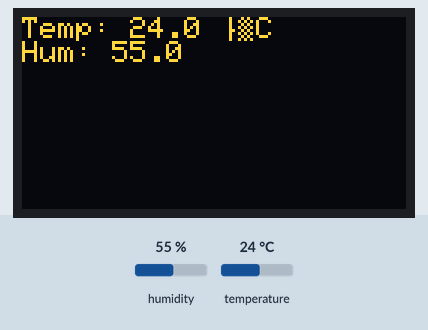
Recording of a sketch running on a simulated ESP32. Parts: 128×64 one-colour display. The test bench sets the inputs (shaded band); at power-on: humidity 55 %, temperature 24 °C. The OLED is the two-colour kind (top 16 rows yellow); what the sketch prints to the serial monitor is not drawn.

Above: at 2.8 s.
2.9 s: humidity set to 22 %
At 5.2 s:
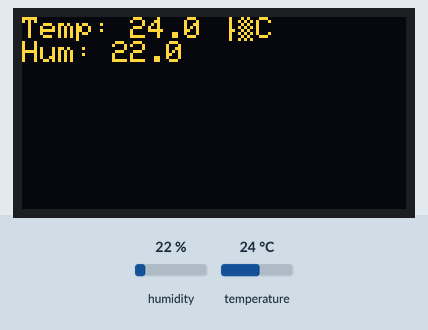
5.6 s: temperature set to 12 °C
At 7.6 s:
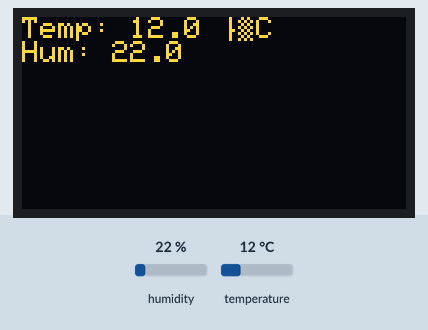
8.3 s: humidity set to 40 %
At 11.3 s:
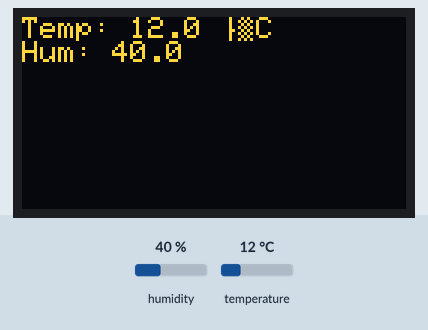
11.6 s: temperature set to 19 °C
Timing chart, 0 to 14.6 s (numbered marks = the images above; inputs shaded):
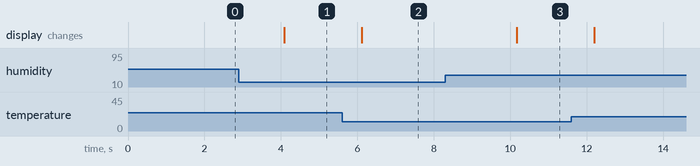

The sketch:

caso_10_display_sensor_tyh.ino
```cpp
#include <Adafruit_SH110X.h>
#include <Wire.h>
#include <DHT.h>
void updateDht22Display(float t, float h);
//const short LED = 23;
const short DHT22_PIN = 33;
Adafruit_SH1106G display = Adafruit_SH1106G(128, 64, &Wire, -1);
DHT dht(DHT22_PIN, DHT22);


void setup() {
// put your setup code here, to run once:
Serial.begin(9600);
//pinMode(LED, OUTPUT);
//Inicializar pantalla OLED
display.begin(0x3c, true); //Dirección por defecto: 0x3C
display.setTextSize(1);
display.setTextColor(SH110X_WHITE);
//inicializar sensor DHT22
dht.begin();
}
void loop() {
float temp = dht.readTemperature();
float hum = dht.readHumidity();
updateDht22Display(temp, hum);
}
void updateDht22Display(float t, float h){
display.clearDisplay();
display.setCursor(0,0);
//printf permite imprimir una cadena formateada:
display.printf("Temp: %.1f °C\nHum: %.1f %",t,h);
Serial.printf("Temp: %.1f °C\nHum: %.1f %",t,h);


display.display();
}
```

Measured:
- after the input at 2.9 s, the display: changes after 1.2 s (image 1)
- after the input at 5.6 s, the display: changes after 0.52 s (image 2)
- after the input at 8.3 s, the display: changes after 1.9 s (image 3)
